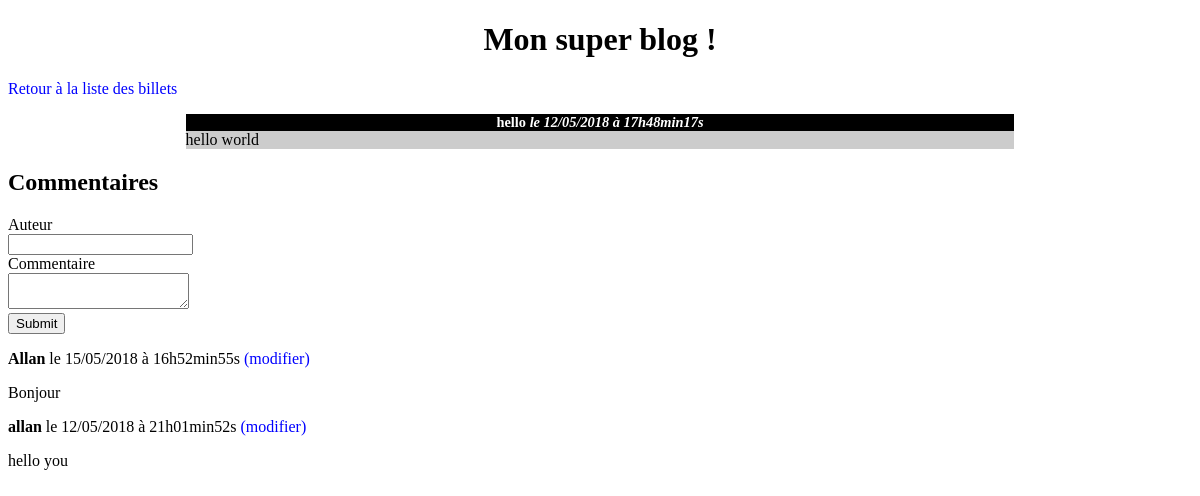
Page /index.php?action=post&id=1 on the committed database.
### tables this page shows
CREATE TABLE IF NOT EXISTS `posts` (
  `id` int(3) NOT NULL AUTO_INCREMENT,
  `title` varchar(255) NOT NULL,
  `content` text NOT NULL,
  `creation_date` datetime NOT NULL DEFAULT CURRENT_TIMESTAMP,
  PRIMARY KEY (`id`)
);

CREATE TABLE IF NOT EXISTS `comments` (
  `id` int(3) NOT NULL AUTO_INCREMENT,
  `post_id` int(3) NOT NULL,
  `author` varchar(255) NOT NULL,
  `comment` text NOT NULL,
  `comment_date` datetime NOT NULL DEFAULT CURRENT_TIMESTAMP,
  PRIMARY KEY (`id`)
);

### controller/frontend.php (called while the page is built, shortened)
<?php
require_once('model/PostManager.php');
require_once('model/CommentManager.php');
function post()
{
	$postManager = new \Wamp\Blog\Model\PostManager();
	$commentManager =  new \Wamp\Blog\Model\CommentManager();
	$post = $postManager->getPost($_GET['id']);
	$comments = $commentManager->getComments($_GET['id']);
	require('view/frontend/postView.php');
}

### model/PostManager.php (called while the page is built, shortened)
<?php
class PostManager extends Manager
{
    public function getPost($postId)
    {
        $db = $this->dbConnect();
        $req = $db->prepare('SELECT id, title, content, DATE_FORMAT(creation_date, \'%d/%m/%Y à %Hh%imin%ss\') AS creation_date_fr FROM posts WHERE id = ?');
        $req->execute(array($postId));
        $post = $req->fetch();
        return $post;
    }
}

### model/CommentManager.php (called while the page is built, shortened)
<?php
class CommentManager extends Manager
{
    public function getComments($postId)
    {
        $db = $this->dbConnect();
        $comments = $db->prepare('SELECT id, author, comment, DATE_FORMAT(comment_date, \'%d/%m/%Y à %Hh%imin%ss\') AS comment_date_fr FROM comments WHERE post_id = ? ORDER BY comment_date DESC');
        $comments->execute(array($postId));
        return $comments;
    }
}

### view/frontend/postView.php (the view, shortened to what this page needs)
<h1>Mon super blog !</h1>
<p><a href="index.php">Retour à la liste des billets</a></p>
<div class="news">
    <h3>
        <?= htmlspecialchars($post['title']) ?>
        <em>le <?= $post['creation_date_fr'] ?></em>
    </h3>
    <p>
        <?= nl2br(htmlspecialchars($post['content'])) ?>
    </p>
</div>
<h2>Commentaires</h2>
<form action="index.php?action=addComment&amp;id=<?= $post['id'] ?>" method="post">
    <div>
        <label for="author">Auteur</label><br />
        <input type="text" id="author" name="author" />
    </div>
    <div>
        <label for="comment">Commentaire</label><br />
        <textarea name="comment" maxlength="255" id="comment"></textarea>
    </div>
    <div>
        <input type="submit" />
    </div>
</form>
<?php
while ($comment = $comments->fetch())
{
?>
    <p><strong><?= htmlspecialchars($comment['author']) ?></strong> le <?= $comment['comment_date_fr'] ?> <a href="index.php?action=comment&amp;id=<?= $comment['id'] ?>">(modifier)</a></p>
    <p><?= nl2br(htmlspecialchars($comment['comment'])) ?></p>
<?php
}
?>
<?php $content = ob_get_clean(); ?>
<?php require('template.php'); ?>

### index.php (shortened to what this page needs)
<?php
require('controller/frontend.php');
try
{
    if (isset($_GET['action']))
	{
        if ($_GET['action'] == 'listPosts')
		{
            listPosts();
        }
        elseif ($_GET['action'] == 'post')
		{
            if (isset($_GET['id']) && $_GET['id'] > 0) {
                post();
            }
            else {
                throw new Exception('Aucun identifiant de billet envoyé');
            }
		}
		else {
        throw new Exception('Aucun identifiant de billet envoyé');
    	}
	}
    else {
        listPosts();
    }
}
 catch(Exception $e)
 {
    $errorMessage = $e->getMessage();
	require('view/frontend/errorView.php');
}

### view/frontend/template.php (shortened to what this page needs)
<!DOCTYPE html>
<html>
    <head>
        <link href="public/css/style.css" rel="stylesheet" type="text/css"/>
    </head>
    <body>
        <?= $content ?>
    </body>
</html>

### public/css/style.css (style rules this page uses)
h1, h3 { text-align:center; }
h3 { background-color:black; color:white; font-size:0.9em; margin-bottom:0px; }
.news p { background-color:#CCCCCC; margin-top:0px; }
.news { width:70%; margin:auto; }
a { text-decoration: none; color: blue; }

### rows in the picture
posts: title "hello", content "hello world"
comments: author "Allan", comment_date_fr "15/05/2018 à 16h52min55s", comment "Bonjour"
comments: author "allan", comment_date_fr "12/05/2018 à 21h01min52s", comment "hello you"

### other values in the picture
$post['creation_date_fr'] "12/05/2018 à 17h48min17s"
